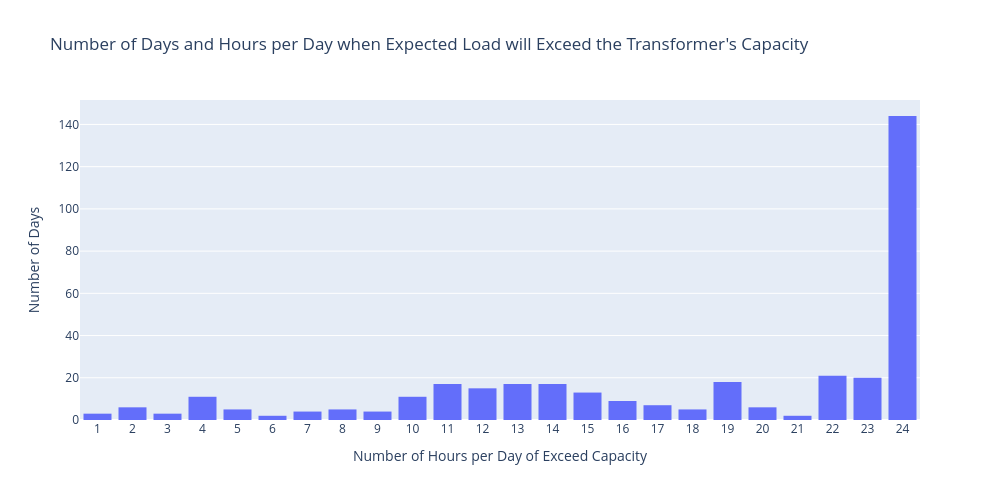

This figure's notebook cell:
### Code cell
# Find and display a histogram of the number of days and hours per day where the expected load could exceed the transformer's capacity.
number_of_hours_when_load_exceed_capacity = (
    transformer_aggregate_ts.loc[
        transformer_aggregate_ts["power_kW_with_additional_load"]
        >= transformer_aggregate_ts["capacity_kW"]
    ]
    .groupby(transformer_aggregate_ts["timestamp"].dt.date)
    .count()
)

number_of_days_when_load_exceeded_capacity = len(
    number_of_hours_when_load_exceed_capacity
)
number_of_days_when_load_did_not_exceed_capacity = (
    len(transformer_aggregate_ts.timestamp.dt.date.unique())
    - number_of_days_when_load_exceeded_capacity
)
print(
    f"The number of days when load did not exceed available capacity is: {number_of_days_when_load_did_not_exceed_capacity} days"
)
print(
    f"The number of days when load did exceed available capacity is: {number_of_days_when_load_exceeded_capacity} days"
)


fig = px.histogram(
    number_of_hours_when_load_exceed_capacity,
    x="transformer_id",
    nbins=24,
    labels=dict(transformer_id="Number of Hours per Day of Exceed Capacity"),
    title="Number of Days and Hours per Day when Expected Load will Exceed the Transformer's Capacity",
)
fig.update_layout(yaxis_title_text="Number of Days")
fig.update_layout(bargap=0.2)
fig.update_layout(height=500, width=1000)
fig.update_xaxes(dtick=1)
fig.show()

### Figure 1 — Plotly figure (JSON) as saved in the notebook; plotly's stock layout.template omitted (floating-point values rounded to 4 significant figures; data arrays with more than 128 entries replaced by an {"elided": "..."} marker saying what was removed)
{"data": [{"bingroup": "x", "hovertemplate": "Number of Hours per Day of Exceed Capacity=%{x}<br>count=%{y}<extra></extra>", "legendgroup": "", "marker": {"color": "#636efa", "pattern": {"shape": ""}}, "name": "", "nbinsx": 24, "orientation": "v", "showlegend": false, "type": "histogram", "x": {"elided": "365 int values"}, "xaxis": "x", "yaxis": "y"}], "layout": {"bargap": 0.2, "barmode": "relative", "height": 500, "legend": {"tracegroupgap": 0}, "title": {"text": "Number of Days and Hours per Day when Expected Load will Exceed the Transformer's Capacity"}, "width": 1000, "xaxis": {"anchor": "y", "domain": [0, 1], "dtick": 1, "title": {"text": "Number of Hours per Day of Exceed Capacity"}}, "yaxis": {"anchor": "x", "domain": [0, 1], "title": {"text": "Number of Days"}}}}
